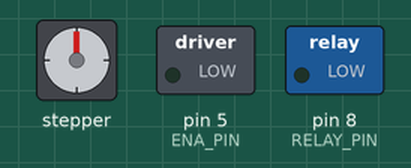
The sketch below on a simulated Arduino Uno, built with avr-gcc and run on an emulated ATmega328P. On the bench: stepper motor, switched loads named in the sketch (green lamp = pin HIGH). Stepper angles assume 200 steps per turn.

Above: at 0.1 s.
At 10.1 s:
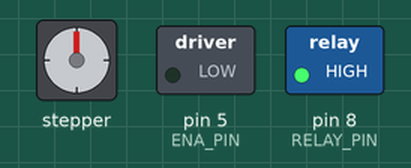
At 12.23 s:
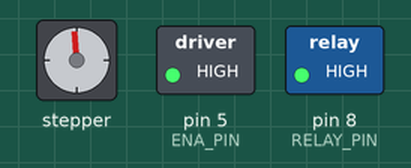
At 14.41 s:
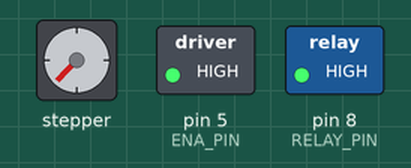
At 19.12 s:
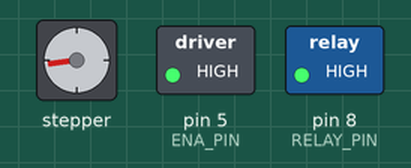
At 27.83 s:
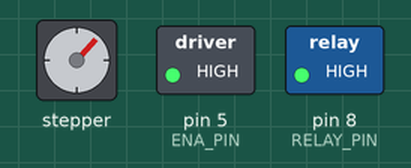
Timing chart, 0 to 29.7 s (numbered marks = the images above):
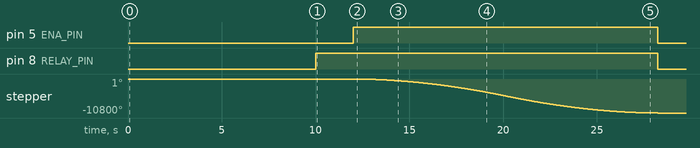

Measured:
- by itself, pin 5 (ENA_PIN): LOW → HIGH at 12.0 s, → LOW 16.2 s later
- by itself, pin 8 (RELAY_PIN): LOW → HIGH at 10.0 s, → LOW 18.2 s later
- by itself, stepper: turns 10800° counter-clockwise in 16.2 s

The sketch:

KORN_18.08.2024.ino
```cpp
#include <AccelStepper.h>

// Define the pins connected to the motor driver and relay
#define PUL_PIN 2
#define DIR_PIN 3
#define OPTO_PIN 4
#define ENA_PIN 5
#define RELAY_PIN 8

// Create an instance of the AccelStepper class
AccelStepper stepper(AccelStepper::DRIVER, PUL_PIN, DIR_PIN);

// Define variables for stepper parameters
int acceleration = 100; // Acceleration in steps per second per second
int targetRPM = 100;    // Target speed in RPM
int stepsToRun = 6000;  // Number of steps the stepper should run
const long powerOffDelay = 5000; // Delay in milliseconds to power off the stepper after each run (5 seconds)
const int relayDelay = 2000; // Delay in milliseconds between activating relay and starting stepper motor

// Define variables to track time
unsigned long previousMillis = 0;
const long initialDelay = 10 * 1000;  // 10 seconds in milliseconds
const long repeatInterval = 24 * 60 * 60 * 1000; // 24 hours in milliseconds

bool initialMovementDone = false;
bool relayActivated = false;

void setup() {
  // Set the maximum speed based on target RPM
  stepper.setMaxSpeed(targetRPM * 200); // 200 steps per revolution

  // Set the acceleration
  stepper.setAcceleration(acceleration);

  // Set the enable pin as an output and disable the stepper initially
  pinMode(ENA_PIN, OUTPUT);
  digitalWrite(ENA_PIN, LOW);

  // Set the relay pin as an output
  pinMode(RELAY_PIN, OUTPUT);
}

void loop() {
  unsigned long currentMillis = millis();

  // Check if the initial movement delay has passed and initial movement is not done
  if (!initialMovementDone && currentMillis - previousMillis >= initialDelay) {
    // Activate the relay if it's not already activated
    if (!relayActivated) {
      digitalWrite(RELAY_PIN, HIGH);
      relayActivated = true;
      delay(relayDelay); // Delay before starting the stepper motor
    }

    // Enable the stepper
    digitalWrite(ENA_PIN, HIGH);

    // Move the stepper motor the specified number of steps counterclockwise
    stepper.moveTo(-stepsToRun);
    stepper.runToPosition();

    // Disable the stepper
    digitalWrite(ENA_PIN, LOW);

    // Deactivate the relay
    digitalWrite(RELAY_PIN, LOW);

    // Set initial movement flag
    initialMovementDone = true;

    // Update previousMillis for the repeat interval
    previousMillis = currentMillis;
  }

  // Check if 24 hours have passed after the initial movement
  if (initialMovementDone && currentMillis - previousMillis >= repeatInterval) {
    // Activate the relay if it's not already activated
    if (!relayActivated) {
      digitalWrite(RELAY_PIN, HIGH);
      relayActivated = true;
      delay(relayDelay); // Delay before starting the stepper motor
    }

    // Enable the stepper
    digitalWrite(ENA_PIN, HIGH);

    // Move the stepper motor the specified number of steps counterclockwise
    stepper.moveTo(-stepsToRun);
    stepper.runToPosition();

    // Disable the stepper
    digitalWrite(ENA_PIN, LOW);

    // Delay to keep the stepper powered off for a specified duration
    delay(powerOffDelay);

    // Deactivate the relay
    digitalWrite(RELAY_PIN, LOW);

    // Update previousMillis for the next repeat interval
    previousMillis = currentMillis;
  }
}
```
